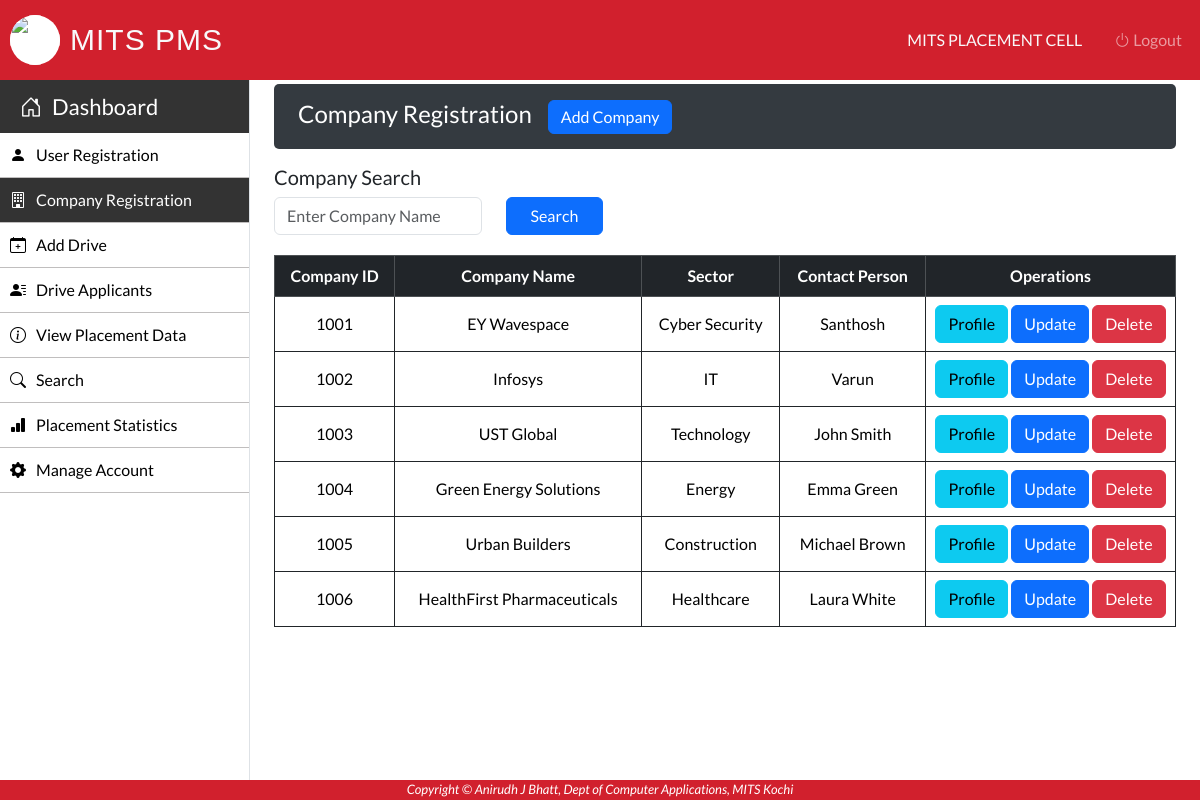
/Admin/company-registration.php (signed in), run on the app's committed database.
### tables this page shows
CREATE TABLE `company` (
  `C_ID` int(50) NOT NULL,
  `C_Name` varchar(50) NOT NULL,
  `C_Type` varchar(50) NOT NULL,
  `C_YOE` varchar(15) NOT NULL,
  `C_Address` varchar(100) NOT NULL,
  `C_Email` varchar(50) NOT NULL,
  `C_Phone` varchar(50) NOT NULL,
  `C_Person` varchar(50) NOT NULL,
  `C_Website` varchar(50) NOT NULL
);

### Admin/company-registration.php (the view, shortened to what this page needs)
 <?php
		require_once "../connection/connection.php";
?>
<!DOCTYPE html>
<html lang="en">
<head>
</head>
    <body>
        <?php include('../Common/header.php'); ?>
        <?php include('../Common/admin-sidebar.php'); ?>
        <main role="main" class="mt-1 mb-3 px-md-4 page-content-index">
            <div class="sub-main">
                <div class="dashboard-header flex-wrap flex-md-no-wrap px-3 pt-2 pb-1 mb-3 text-white">
                    <div class="d-flex flex-row">
                        <div class="p-2"><h4>Company Registration</h4></div>
                        <div class="p-2"><button type="button" class="btn btn-primary py-1" data-bs-toggle="modal" data-bs-target="#modal1">Add Company</button></div>
                    </div>
                </div>
                <section class="mt-3">
                    <label>
                            <h5>Company Search</h5>
                    </label>
                    <form action="" method="post">
                        <div class="row">
                            <div class="col-3">
                                <input type="text" name="C_Name" class="form-control" placeholder="Enter Company Name"
                                    value="<?php echo isset($_POST['C_Name']) ? htmlspecialchars($_POST['C_Name']) : ''; ?>">
                            </div>
                            <div class="col-5">
                                <input type="submit" class="btn btn-primary px-4 ml-4" name="Search" value="Search">
                            </div>
                        </div>
                    </form>
                </section>
                <div class="row w-100">
                </div>
                <?php
					if(isset($_POST['Search'])){
						$C_Name=$_POST['C_Name'];
						$query ="SELECT * FROM company WHERE C_Name LIKE '%$C_Name%'";
                        $run=mysqli_query($con,$query);
						if(mysqli_num_rows($run)>0){
				?>
							<section class="mt-3">
								<table class="w-100 table table-bordered table-hover border-dark text-center">
									<tr class="table-dark text-white">
										<th>Company ID</th>
										<th>Name</th>
										<th>Type</th>
										<th>Address</th>
										<th colspan="1">Operations</th>
									</tr>
									<?php
										$run=mysqli_query($con,$query);
										while($row=mysqli_fetch_array($run)){
									?>
									<tr>
										<td><?php echo $row["C_ID"] ?></td>
										<td><?php echo $row["C_Name"] ?></td>
										<td><?php echo $row["C_Type"] ?></td>
										<td><?php echo $row["C_Address"] ?></td>
										<td width='300'>
										<?php
											echo "<a class='btn btn-info' href=display-company.php?C_ID=".$row['C_ID']." target='_blank'>Profile</a> ";
											echo " <a class='btn btn-primary' href=update-company.php?C_ID=".$row['C_ID']." target='_blank'>Update</a>";
											echo ' <a class="btn btn-danger" href=delete.php?C_ID='.$row['C_ID'].' onClick="return confirm(\'Do you want to delete ?\')">Delete</a>';
										?>
										</td>
									</tr>
									<?php
										}
									?>
								</table>
							</section>
				<?php
                        }
                        else{
                            echo '<div class="alert alert-danger text-center mt-3" role="alert">No Data Found!</div>';
                        }
                    }
                    else{
                ?>
						<div class="row">
							<div class="col-md-12 container-fluid">
								<section class="mt-3">
                                    <table class="w-100 table table-bordered table-hover border-dark text-center">
                                        <tr class="table-dark text-white">
											<th>Company ID</th>
											<th>Company Name</th>
											<th>Sector</th>
											<th>Contact Person</th>
											<th>Operations</th>
										</tr>
										<?php
										$query="select * from company";
										$run=mysqli_query($con,$query);
										while($row=mysqli_fetch_array($run)) {
											echo "<tr>";
												echo "<td>".$row["C_ID"]."</td>";
												echo "<td>".$row["C_Name"]."</td>";
												echo "<td>".$row["C_Type"]."</td>";
												echo "<td>".$row["C_Person"]."</td>";
												echo "<td width='250'>";
													echo "<a class='btn btn-info' href=display-company.php?C_ID=".$row['C_ID']." target='_blank'>Profile</a>";
													echo " <a class='btn btn-primary' href=update-company.php?C_ID=".$row['C_ID']." target='_blank'>Update</a>";
													echo ' <a class="btn btn-danger" href=delete.php?C_ID='.$row['C_ID'].' onClick="return confirm(\'Do you want to delete ?\')">Delete</a>';
												echo "</td>";
											echo "</tr>";
										}
										?>
									</table>
								</section>
							</div>
						</div>
				<?php
					}
				?>
            </div>
        </main>
        <?php include('../Common/footer.php'); ?>
    </body>
</html>

### Css/style.css (style rules this page uses)
body { font-family: 'Lato', sans-serif; background-color: #ffffff; }
main { margin-left: 250px; overflow-x: hidden; }
.dashboard-header { background-color: #343a40; border-radius: 5px; text-align: left; }
table { width: 100%; }
table td, table th { vertical-align: middle !important; }

### data on the page
company: C_ID "1001", C_Name "EY Wavespace", C_Type "Cyber Security", C_Person "Santhosh"
company: C_ID "1002", C_Name "Infosys", C_Type "IT", C_Person "Varun"
company: C_ID "1003", C_Name "UST Global", C_Type "Technology", C_Person "John Smith"
company: C_ID "1004", C_Name "Green Energy Solutions", C_Type "Energy", C_Person "Emma Green"
company: C_ID "1005", C_Name "Urban Builders", C_Type "Construction", C_Person "Michael Brown"
company: C_ID "1006", C_Name "HealthFirst Pharmaceuticals", C_Type "Healthcare", C_Person "Laura White"

### other printed values
$username "MITS PLACEMENT CELL"
